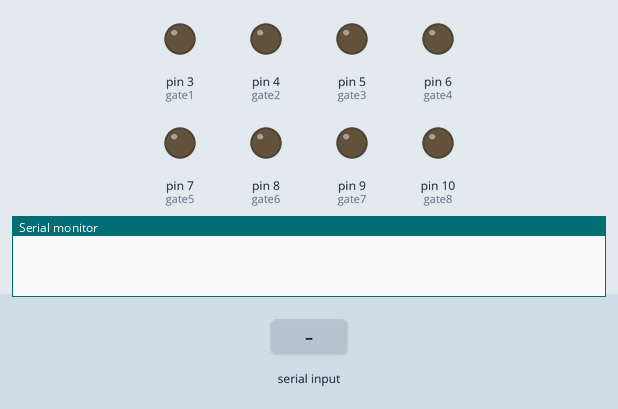
This sketch was run on a simulated Arduino Uno, built with avr-gcc and run on an emulated ATmega328P. On the bench: output pins drawn as LEDs (lit = HIGH), the last lines printed to the serial monitor. The test bench sets the inputs (shaded band).

Above: at 1.2 s.
1.3 s: "a" received over Serial
At 2.1 s:
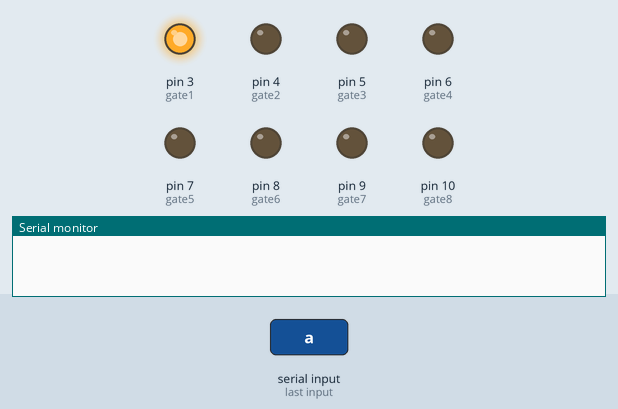
At 3.0 s:
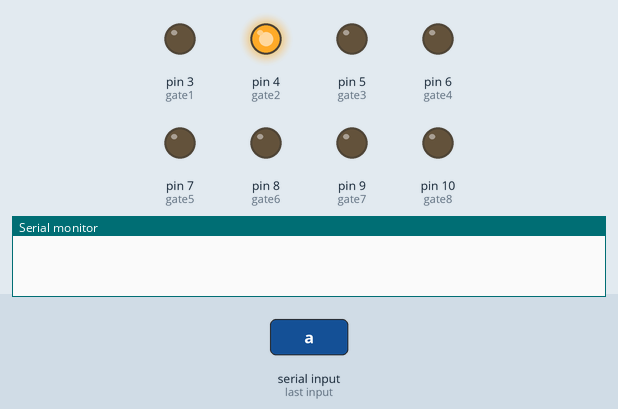
7.3 s: "5" received over Serial
At 9.9 s:
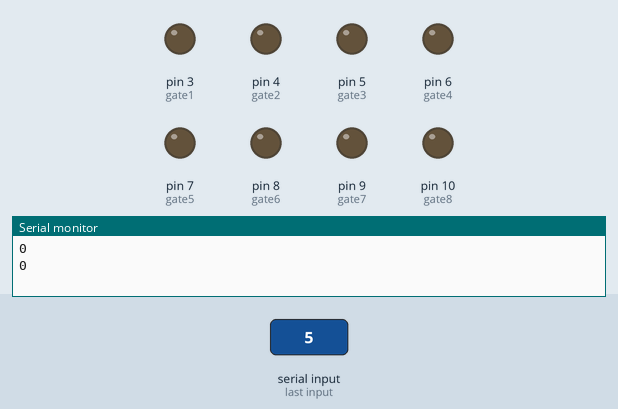
Timing chart, 0 to 11.4 s (numbered marks = the images above; inputs shaded):
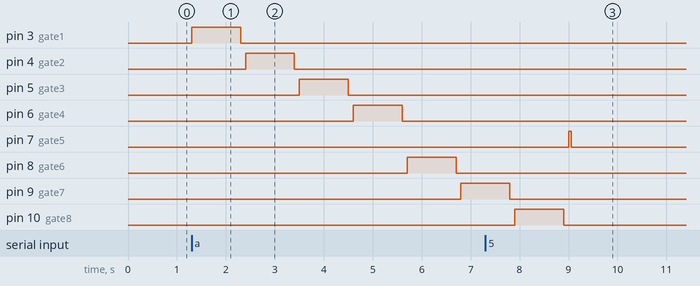

Measured:
- after the input at 1.3 s, pin 3 (gate1): LOW → HIGH at once, → LOW 1.0 s later; pin 4 (gate2): LOW → HIGH after 1.1 s, → LOW 1.0 s later; pin 5 (gate3): LOW → HIGH after 2.2 s, → LOW 1.0 s later; pin 6 (gate4): LOW → HIGH after 3.3 s, → LOW 1.0 s later; pin 8 (gate6): LOW → HIGH after 4.4 s, → LOW 1.0 s later
- after the input at 7.3 s, pin 7 (gate5): LOW → HIGH after 1.7 s, → LOW 0.05 s later

The sketch:

MOSFET.ino
```cpp
#include <SoftwareSerial.h>

int gate1 = 3;
int gate2 = 4;
int gate3 = 5;
int gate4 = 6;
int gate5 = 7;
int gate6 = 8;
int gate7 = 9;
int gate8 = 10;


void setup() {
  Serial.begin(9600);
  pinMode(gate1, OUTPUT);
  pinMode(gate2, OUTPUT);
  pinMode(gate3, OUTPUT);
  pinMode(gate4, OUTPUT);
  pinMode(gate5, OUTPUT);
  pinMode(gate6, OUTPUT);
  pinMode(gate7, OUTPUT);
  pinMode(gate8, OUTPUT);
}

void loop() {
  if (Serial.available() > 0) {
    char inChar = Serial.read();

    if (inChar == 'a') {
      analogWrite(gate1, 255);
      delay(1000);
      analogWrite(gate1, 0);
      delay(100);
      analogWrite(gate2, 255);
      delay(1000);
      analogWrite(gate2, 0);
      delay(100);
      analogWrite(gate3, 255);
      delay(1000);
      analogWrite(gate3, 0);
      delay(100);
      analogWrite(gate4, 255);
      delay(1000);
      analogWrite(gate4, 0);
      delay(100);
      //analogWrite(gate5, 255);
      //delay(1000);
      //analogWrite(gate5, 0);
      //delay(100);
      analogWrite(gate6, 255);
      delay(1000);
      analogWrite(gate6, 0);
      delay(100);
      analogWrite(gate7, 255);
      delay(1000);
      analogWrite(gate7, 0);
      delay(100);
      analogWrite(gate8, 255);
      delay(1000);
      analogWrite(gate8, 0);
      delay(100);
      Serial.println(digitalRead(gate1));
    }
    if (inChar == '1') {
      analogWrite(gate1, 255);
      delay(50);
      analogWrite(gate1, 0);
      Serial.println(digitalRead(gate1));
    }
    if (inChar == '2') {
      analogWrite(gate2, 255);
      delay(50);
      analogWrite(gate2, 0);
      Serial.println(digitalRead(gate2));
    }
    if (inChar == '3') {
      analogWrite(gate3, 255);
      delay(50);
      analogWrite(gate3, 0);
      Serial.println(digitalRead(gate3));
    }
    if (inChar == '4') {
      analogWrite(gate4, 255);
      delay(50);
      analogWrite(gate4, 0);
      Serial.println(digitalRead(gate4));
    }
    if (inChar == '5') {
      analogWrite(gate5, 255);
      delay(50);
      analogWrite(gate5, 0);
      Serial.println(digitalRead(gate5));
    }
    if (inChar == '6') {
      analogWrite(gate6, 255);
      delay(50);
      analogWrite(gate6, 0);
      Serial.println(digitalRead(gate6));
    }
    if (inChar == '7') {
      analogWrite(gate7, 255);
      delay(50);
      analogWrite(gate7, 0);
      Serial.println(digitalRead(gate7));
    }
    if (inChar == '8') {
      analogWrite(gate8, 255);
      delay(50);
      analogWrite(gate8, 0);
      Serial.println(digitalRead(gate8));
    }
  }
}
```
